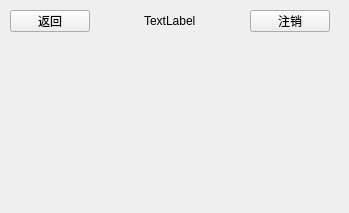
<?xml version="1.0" encoding="UTF-8"?>
<ui version="4.0">
 <class>MasterView</class>
 <widget class="QWidget" name="MasterView">
  <property name="geometry">
   <rect>
    <x>0</x>
    <y>0</y>
    <width>349</width>
    <height>213</height>
   </rect>
  </property>
  <property name="windowTitle">
   <string>MasterView</string>
  </property>
  <widget class="QStackedWidget" name="stackedWidget">
   <property name="geometry">
    <rect>
     <x>0</x>
     <y>40</y>
     <width>351</width>
     <height>171</height>
    </rect>
   </property>
   <widget class="QWidget" name="page_3"/>
  </widget>
  <widget class="QWidget" name="">
   <property name="geometry">
    <rect>
     <x>10</x>
     <y>10</y>
     <width>320</width>
     <height>22</height>
    </rect>
   </property>
   <layout class="QHBoxLayout" name="horizontalLayout">
    <item>
     <widget class="QPushButton" name="btBack">
      <property name="text">
       <string>返回</string>
      </property>
     </widget>
    </item>
    <item>
     <spacer name="horizontalSpacer">
      <property name="orientation">
       <enum>Qt::Horizontal</enum>
      </property>
      <property name="sizeHint" stdset="0">
       <size>
        <width>40</width>
        <height>20</height>
       </size>
      </property>
     </spacer>
    </item>
    <item>
     <widget class="QLabel" name="labeltitle">
      <property name="text">
       <string>TextLabel</string>
      </property>
     </widget>
    </item>
    <item>
     <spacer name="horizontalSpacer_2">
      <property name="orientation">
       <enum>Qt::Horizontal</enum>
      </property>
      <property name="sizeHint" stdset="0">
       <size>
        <width>40</width>
        <height>20</height>
       </size>
      </property>
     </spacer>
    </item>
    <item>
     <widget class="QPushButton" name="btLogOut">
      <property name="text">
       <string>注销</string>
      </property>
     </widget>
    </item>
   </layout>
  </widget>
 </widget>
 <resources/>
 <connections/>
</ui>
